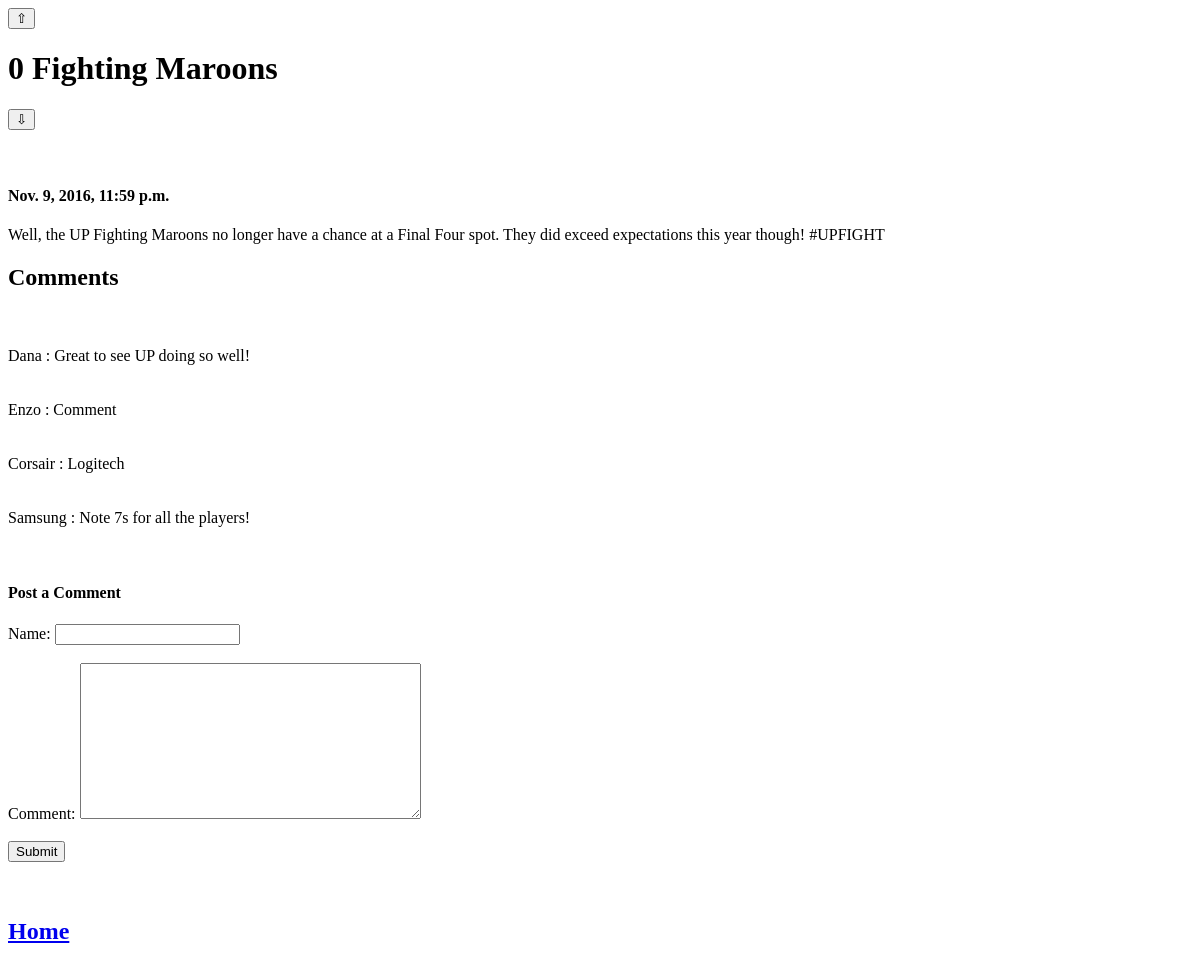
Page /blog/3/ on the earlier database version.
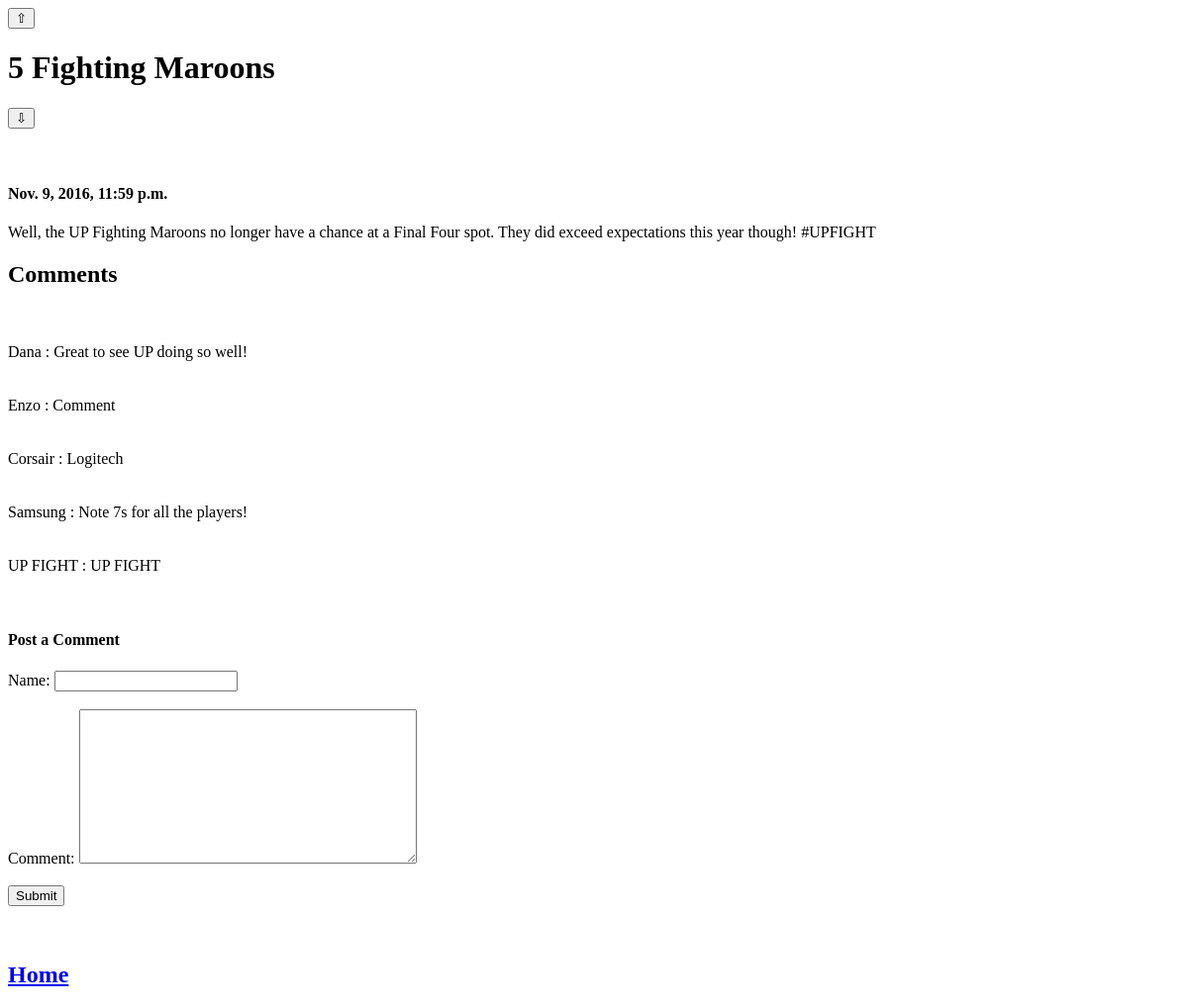
Same page on the later database version.
### blog/models.py (models this page shows, shortened)
class Entry(models.Model):
    pub_date = models.DateTimeField('Date of Publication')
    title = models.CharField('Title',max_length=100)
    entry_text = models.TextField('Entry Text')
    score = models.IntegerField(default=0)

class Comment(models.Model):
    entry = models.ForeignKey(Entry, on_delete=models.CASCADE)
    pub_date = models.DateTimeField('Time of Publication')
    commenter = models.CharField('Commenter',max_length=100)
    comment_text = models.TextField('Comment')
    score = models.IntegerField(default=0)

### blog/views.py (the view, shortened to what this page needs)
# urls.py: url(r'^(?P<entry_id>[0-9]+)/$', views.entry, name='entry'),
def entry(request, entry_id):
    entry = get_object_or_404(Entry, pk=entry_id)
    form = EntryForm()
    return render(request, 'blog/entry.html', {'entry' : entry, 'form' : form})

### blog/forms.py
class EntryForm(forms.Form):
    commenter = forms.CharField(label='Name', max_length=100, required=False)
    comment = forms.CharField(label='Comment', widget=forms.Textarea, required=False)

### blog/templates/blog/entry.html (shortened to what this page needs)
<!DOCTYPE html>
<html lang="en">
    <header>
        <form action="{% url 'blog:entry' entry.id %}" method="post">
            <button type="submit" name="action" value="upvote">&#8679;</button>
            <h1>{{ entry.score }} {{ entry.title }}</h1>
            <button type="submit" name="action" value="downvote">&#8681;</button>
        </form>
        <br>
        <br>
        <p>
            <h4>{{ entry.pub_date }}</h4>
            {{ entry.entry_text }}
        </p>
    </header>
    <body>
        <h2>Comments</h2>
        {% for comment in entry.comment_set.all %}
            <name="comment" id="comment{{ forloop.counter }}" value=" {{ comment.id }}" />
            <label for="comment{{ forloop.counter }}"><br>{{ comment.pub_time }}<br>{{comment.commenter }} : {{ comment.comment_text }}</label><br>
        {% endfor %}
        <br>
        <br>
        <h4>Post a Comment</h4>
        <form action="{% url 'blog:entry' entry.id %}" method="post">
            {{ form.commenter.label }}:
            {{ form.commenter }}
            <br>
            <br>
            {{ form.comment.label }}:
            {{ form.comment }}
            <br>
            <br>
            <input type="submit" name="action" value="Submit" />
        </form>
        <br>
        <br>
        <h2><a href="{% url 'blog:index' %}">Home</a></h2>
    </body>
</html>

Differences in the rows shown:
changed Entry "Fighting Maroons": score "0" → "5"
added Comment: {{ comment.id }} 11 (drawn), commenter "UP FIGHT", comment_text "UP FIGHT"
